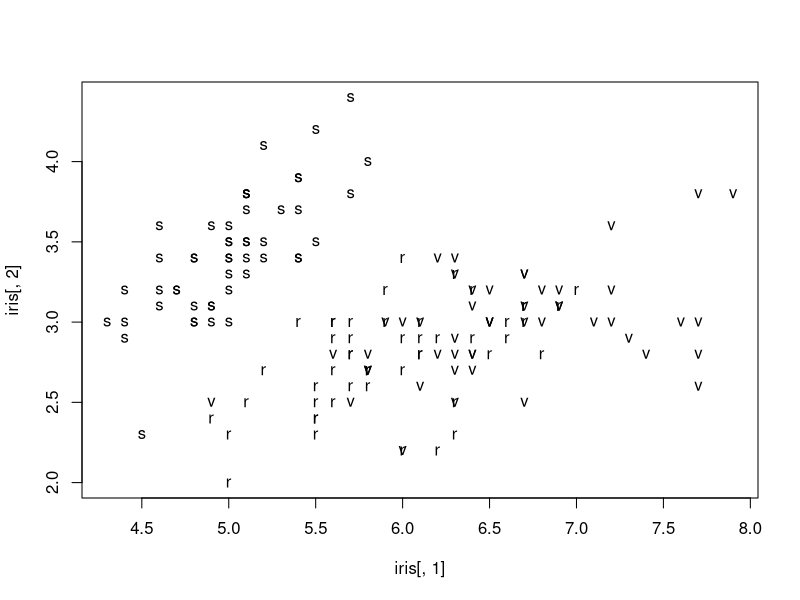
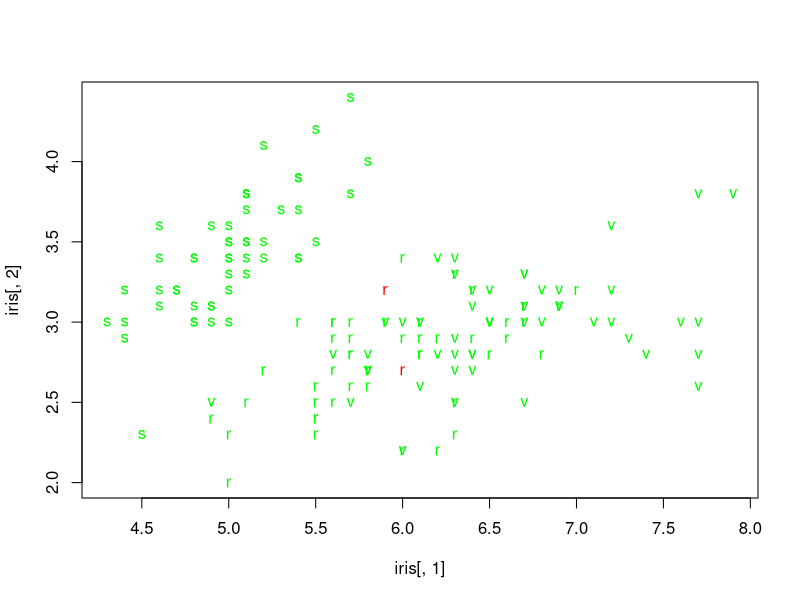
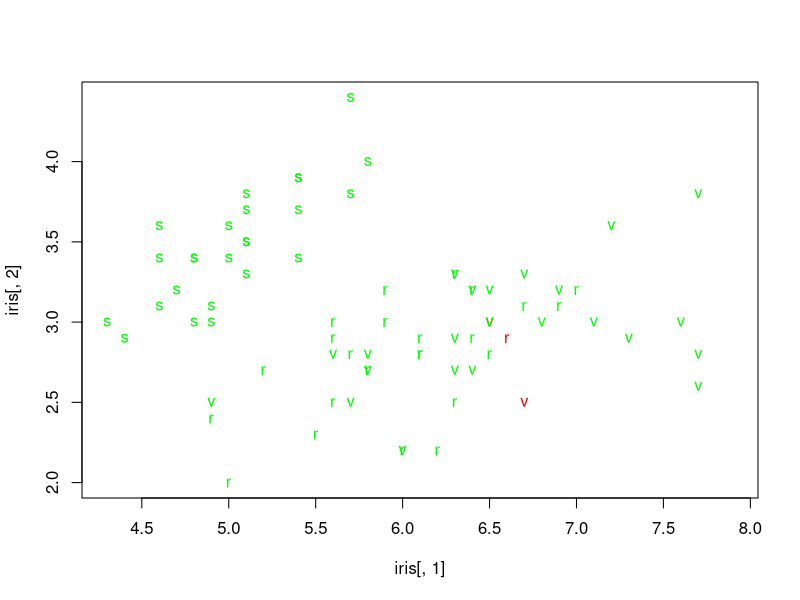

Reproduce these figures in R, in order.
data(iris);
f=4;

virg=iris[iris[,5]=="virginica",1:f]
mv=as.matrix(colMeans(virg));
Sv=as.matrix(cov(virg))
Cv=solve(Sv)
dv=det(Sv)

vers=iris[iris[,5]=="versicolor",1:f]
mr=as.matrix(colMeans(vers));
Sr=as.matrix(cov(vers))
Cr=solve(Sv)
dr=det(Sv)

seto=iris[iris[,5]=="setosa",1:f]
ms=as.matrix(colMeans(seto));
Ss=as.matrix(cov(seto))
Cs=solve(Sv)
ds=det(Sv)

n=dim(iris)[1];
plot(iris[,1],iris[,2],pch='');#blankplottosetaxes
points(virg[,1],virg[,2],pch='v')
points(seto[,1],seto[,2],pch='s')
points(vers[,1],vers[,2],pch='r')
l=rep(0,3);
names=c("setosa","versicolor","virginica")
class=rep(0,n)
for(i in 1:n){
  x=t(as.matrix(iris[i,1:f]));
  l[1]=.5*log(ds) - .5*t(x-ms) %*% Cs %*% (x-ms)
  l[2]=.5*log(dr) - .5*t(x-mr) %*% Cr %*% (x-mr)
  l[3]=.5*log(dv) - .5*t(x-mv) %*% Cv %*% (x-mv)
  #print(which.max(l))
  class[i]=names[which.max(l)]
}
plot(iris[,1],iris[,2],pch='');#blankplottosetaxes
points(seto[,1],seto[,2],pch='s',col=ifelse(class[1:50]==
                                              iris[1:50,5],'green','red'))
points(vers[,1],vers[,2],pch='r',col=ifelse(class
                                            [51:100]==iris[51:100,5],'green','red'))
points(virg[,1],virg[,2],pch='v',col=ifelse(class
                                            [101:150]==iris[101:150,5],'green','red'))

#Splitintotrainingandtestsets
training.rows=c(1:25,51:75,101:125)
training=iris[training.rows,]
test=iris[-training.rows,1:4]
test.classes.true=iris[-training.rows,5]

virg=training[training[,5]=="virginica",1:f]
mv=as.matrix(colMeans(virg));
Sv=as.matrix(cov(virg))
Cv=solve(Sv)
dv=det(Sv)

vers=training[training[,5]=="versicolor",1:f]
mr=as.matrix(colMeans(vers));
Sr=as.matrix(cov(vers))
Cr=solve(Sv)
dr=det(Sv)

seto=training[training[,5]=="setosa",1:f]
ms=as.matrix(colMeans(seto));
Ss=as.matrix(cov(seto))
Cs=solve(Sv)
ds=det(Sv)
l=rep(0,3);
n=dim(training)[1]
class=rep(0,n)

for(i in 1:n){
  x=t(as.matrix(test[i,1:f]));
  l[1]=.5*log(ds) - .5*t(x-ms) %*% Cs %*% (x-ms)
  l[2]=.5*log(dr) - .5*t(x-mr) %*% Cr %*% (x-mr)
  l[3]=.5*log(dv) - .5*t(x-mv) %*% Cv %*% (x-mv)
  class[i]=names[which.max(l)]
}
plot(iris[,1],iris[,2],pch='');#blankplottosetaxes
points(seto[,1],seto[,2],pch='s',col=ifelse(class[1:25]==
                                              test.classes.true[1:25],'green','red'))
points(vers[,1],vers[,2],pch='r',col=ifelse(class[26:50]==
                                              test.classes.true[26:50],'green','red'))
points(virg[,1],virg[,2],pch='v',col=ifelse(class[51:75]==
                                              test.classes.true[51:75],'green','red'))